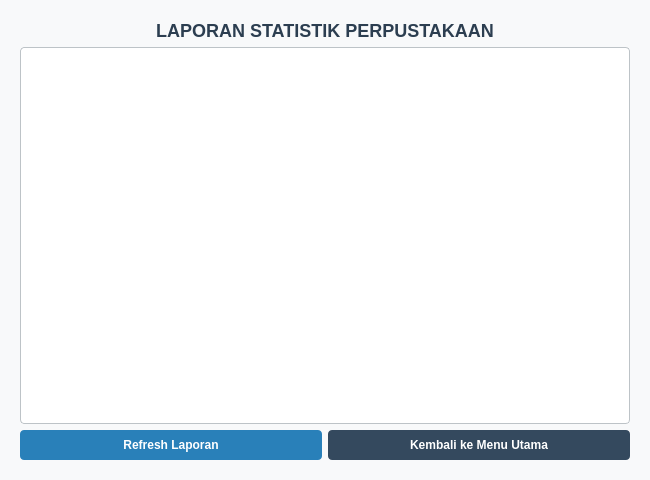
<?xml version="1.0" encoding="UTF-8"?>
<ui version="4.0">
 <class>LaporanWindow</class>
 <widget class="QMainWindow" name="LaporanWindow">
  <property name="geometry">
   <rect>
    <x>0</x>
    <y>0</y>
    <width>650</width>
    <height>480</height>
   </rect>
  </property>
  <property name="windowTitle">
   <string>Perpustakaan - Laporan Statistik</string>
  </property>
  <property name="styleSheet">
   <string notr="true">QMainWindow {
background-color: #F8F9FA;
}
QLabel#lblTitle {
font-size: 18px;
font-weight: bold;
color: #2C3E50;
}
QTextEdit {
background-color: white;
border: 1px solid #BDC3C7;
border-radius: 4px;
padding: 10px;
font-family: Consolas, monospace;
font-size: 13px;
}
QPushButton {
background-color: #34495E;
color: white;
border: none;
border-radius: 4px;
padding: 8px 15px;
font-weight: bold;
}
QPushButton:hover {
background-color: #415B76;
}
QPushButton#btnRefresh {
background-color: #2980B9;
}
QPushButton#btnRefresh:hover {
background-color: #3498DB;
}</string>
  </property>
  <widget class="QWidget" name="centralwidget">
   <layout class="QVBoxLayout" name="verticalLayout">
    <property name="leftMargin">
     <number>20</number>
    </property>
    <property name="topMargin">
     <number>20</number>
    </property>
    <property name="rightMargin">
     <number>20</number>
    </property>
    <property name="bottomMargin">
     <number>20</number>
    </property>
    <item>
     <widget class="QLabel" name="lblTitle">
      <property name="text">
       <string>LAPORAN STATISTIK PERPUSTAKAAN</string>
      </property>
      <property name="alignment">
       <set>Qt::AlignCenter</set>
      </property>
     </widget>
    </item>
    <item>
     <widget class="QTextEdit" name="textLaporan">
      <property name="readOnly">
       <bool>true</bool>
      </property>
     </widget>
    </item>
    <item>
     <layout class="QHBoxLayout" name="horizontalLayout">
      <item>
       <widget class="QPushButton" name="btnRefresh">
        <property name="text">
         <string>Refresh Laporan</string>
        </property>
       </widget>
      </item>
      <item>
       <widget class="QPushButton" name="btnKembali">
        <property name="text">
         <string>Kembali ke Menu Utama</string>
        </property>
       </widget>
      </item>
     </layout>
    </item>
   </layout>
  </widget>
 </widget>
 <resources/>
 <connections/>
</ui>
